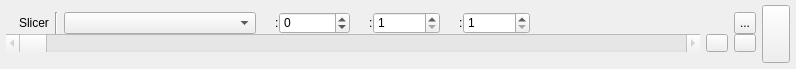
<?xml version="1.0" encoding="UTF-8"?>
<ui version="4.0">
 <class>panel_slicer_pane_main</class>
 <widget class="QWidget" name="panel_slicer_pane_main">
  <property name="styleSheet">
   <string notr="true">QPushButton#button_apply_element { text-align: center; }</string>
  </property>
  <property name="geometry">
   <rect>
    <x>0</x>
    <y>0</y>
    <width>796</width>
    <height>69</height>
   </rect>
  </property>
  <property name="windowTitle">
   <string>Form</string>
  </property>
  <property name="surfaceRole" stdset="0">
   <string>panel</string>
  </property>
  <layout class="QHBoxLayout" name="horizontalLayout">
   <property name="spacing">
    <number>0</number>
   </property>
   <property name="leftMargin">
    <number>6</number>
   </property>
   <property name="topMargin">
    <number>1</number>
   </property>
   <property name="rightMargin">
    <number>6</number>
   </property>
   <property name="bottomMargin">
    <number>6</number>
   </property>
   <item>
    <widget class="QWidget" name="main_container" native="true">
     <layout class="QHBoxLayout" name="horizontalLayout_3">
      <property name="spacing">
       <number>6</number>
      </property>
      <property name="leftMargin">
       <number>0</number>
      </property>
      <property name="topMargin">
       <number>0</number>
      </property>
      <property name="rightMargin">
       <number>0</number>
      </property>
      <property name="bottomMargin">
       <number>0</number>
      </property>
      <item>
       <widget class="QWidget" name="panel_slicer_controls" native="true">
        <property name="sizePolicy">
         <sizepolicy hsizetype="Preferred" vsizetype="Fixed">
          <horstretch>0</horstretch>
          <verstretch>0</verstretch>
         </sizepolicy>
        </property>
        <property name="surfaceRole" stdset="0">
         <string>panel</string>
        </property>
        <layout class="QHBoxLayout" name="layout_horizontal_layout_2">
         <property name="spacing">
          <number>0</number>
         </property>
         <property name="leftMargin">
          <number>0</number>
         </property>
         <property name="topMargin">
          <number>0</number>
         </property>
         <property name="rightMargin">
          <number>0</number>
         </property>
         <property name="bottomMargin">
          <number>0</number>
         </property>
         <item>
          <widget class="QWidget" name="widget" native="true">
           <layout class="QVBoxLayout" name="verticalLayout">
            <property name="spacing">
             <number>0</number>
            </property>
            <property name="leftMargin">
             <number>0</number>
            </property>
            <property name="topMargin">
             <number>0</number>
            </property>
            <property name="rightMargin">
             <number>0</number>
            </property>
            <property name="bottomMargin">
             <number>0</number>
            </property>
            <item>
             <widget class="QWidget" name="panel_slicer_header" native="true">
              <property name="sizePolicy">
               <sizepolicy hsizetype="Preferred" vsizetype="Fixed">
                <horstretch>0</horstretch>
                <verstretch>0</verstretch>
               </sizepolicy>
              </property>
              <property name="surfaceRole" stdset="0">
               <string>panel</string>
              </property>
              <layout class="QHBoxLayout" name="layout_horizontal_layout">
               <property name="spacing">
                <number>6</number>
               </property>
               <property name="leftMargin">
                <number>0</number>
               </property>
               <property name="topMargin">
                <number>0</number>
               </property>
               <property name="rightMargin">
                <number>0</number>
               </property>
               <property name="bottomMargin">
                <number>0</number>
               </property>
               <item>
                <widget class="QLabel" name="label_slicer_icon">
                 <property name="text">
                  <string/>
                 </property>
                 <property name="pixmap">
                  <pixmap>../../shared/icons/material/slicer.svg</pixmap>
                 </property>
                 <property name="iconName" stdset="0">
                  <string>slicer</string>
                 </property>
                 <property name="iconSize" stdset="0">
                  <number>20</number>
                 </property>
                </widget>
               </item>
               <item>
                <widget class="QLabel" name="label_slicer">
                 <property name="sizePolicy">
                  <sizepolicy hsizetype="Fixed" vsizetype="Preferred">
                   <horstretch>0</horstretch>
                   <verstretch>0</verstretch>
                  </sizepolicy>
                 </property>
                 <property name="text">
                  <string>Slicer</string>
                 </property>
                </widget>
               </item>
               <item>
                <widget class="Line" name="line_line">
                 <property name="sizePolicy">
                  <sizepolicy hsizetype="Fixed" vsizetype="Fixed">
                   <horstretch>0</horstretch>
                   <verstretch>0</verstretch>
                  </sizepolicy>
                 </property>
                 <property name="minimumSize">
                  <size>
                   <width>0</width>
                   <height>22</height>
                  </size>
                 </property>
                 <property name="orientation">
                  <enum>Qt::Orientation::Vertical</enum>
                 </property>
                 <property name="separatorRole" stdset="0">
                  <string>inset</string>
                 </property>
                </widget>
               </item>
               <item>
                <widget class="QWidget" name="column_selection" native="true">
                 <layout class="QHBoxLayout" name="horizontalLayout_6">
                  <property name="spacing">
                   <number>0</number>
                  </property>
                  <property name="leftMargin">
                   <number>0</number>
                  </property>
                  <property name="topMargin">
                   <number>0</number>
                  </property>
                  <property name="rightMargin">
                   <number>0</number>
                  </property>
                  <property name="bottomMargin">
                   <number>0</number>
                  </property>
                  <item>
                   <widget class="QComboBox" name="combo_slicer_column">
                    <property name="toolTip">
                     <string>Choose the metadata field to step through.</string>
                    </property>
                    <property name="sizePolicy">
                     <sizepolicy hsizetype="Expanding" vsizetype="Fixed">
                      <horstretch>0</horstretch>
                      <verstretch>0</verstretch>
                     </sizepolicy>
                    </property>
                    <property name="minimumSize">
                     <size>
                      <width>0</width>
                      <height>0</height>
                     </size>
                    </property>
                    <property name="maximumSize">
                     <size>
                      <width>300</width>
                      <height>16777215</height>
                     </size>
                    </property>
                    <property name="sizeAdjustPolicy">
                     <enum>QComboBox::SizeAdjustPolicy::AdjustToContents</enum>
                    </property>
                   </widget>
                  </item>
                 </layout>
                </widget>
               </item>
               <item>
                <widget class="QWidget" name="panel_slicer_start" native="true">
                 <property name="minimumSize">
                  <size>
                   <width>0</width>
                   <height>0</height>
                  </size>
                 </property>
                 <property name="surfaceRole" stdset="0">
                  <string>panel</string>
                 </property>
                 <layout class="QHBoxLayout" name="layout_horizontal_layout_5">
                  <property name="spacing">
                   <number>0</number>
                  </property>
                  <property name="leftMargin">
                   <number>6</number>
                  </property>
                  <property name="topMargin">
                   <number>0</number>
                  </property>
                  <property name="rightMargin">
                   <number>0</number>
                  </property>
                  <property name="bottomMargin">
                   <number>0</number>
                  </property>
                  <item>
                   <widget class="QLabel" name="label_slicer_start_icon">
                    <property name="sizePolicy">
                     <sizepolicy hsizetype="Fixed" vsizetype="Preferred">
                      <horstretch>0</horstretch>
                      <verstretch>0</verstretch>
                     </sizepolicy>
                    </property>
                    <property name="toolTip">
                     <string>start</string>
                    </property>
                    <property name="text">
                     <string/>
                    </property>
                    <property name="pixmap">
                     <pixmap>../../shared/icons/material/start.svg</pixmap>
                    </property>
                    <property name="iconName" stdset="0">
                     <string>start</string>
                    </property>
                    <property name="iconSize" stdset="0">
                     <number>20</number>
                    </property>
                   </widget>
                  </item>
                  <item>
                   <widget class="QLabel" name="label_slicer_start_separator">
                    <property name="text">
                     <string>:</string>
                    </property>
                   </widget>
                  </item>
                  <item alignment="Qt::AlignmentFlag::AlignLeft">
                   <widget class="QSpinBox" name="spin_slicer_start">
                    <property name="toolTip">
                     <string>Set the starting value or position in the sorted field values.</string>
                    </property>
                    <property name="sizePolicy">
                     <sizepolicy hsizetype="Preferred" vsizetype="Fixed">
                      <horstretch>0</horstretch>
                      <verstretch>0</verstretch>
                     </sizepolicy>
                    </property>
                    <property name="minimumSize">
                     <size>
                      <width>60</width>
                      <height>0</height>
                     </size>
                    </property>
                    <property name="minimum">
                     <number>-999999999</number>
                    </property>
                    <property name="maximum">
                     <number>999999999</number>
                    </property>
                    <property name="value">
                     <number>0</number>
                    </property>
                   </widget>
                  </item>
                 </layout>
                </widget>
               </item>
               <item>
                <widget class="QWidget" name="panel_slicer_spread" native="true">
                 <property name="minimumSize">
                  <size>
                   <width>0</width>
                   <height>0</height>
                  </size>
                 </property>
                 <property name="surfaceRole" stdset="0">
                  <string>panel</string>
                 </property>
                 <layout class="QHBoxLayout" name="layout_horizontal_layout_3">
                  <property name="spacing">
                   <number>0</number>
                  </property>
                  <property name="leftMargin">
                   <number>6</number>
                  </property>
                  <property name="topMargin">
                   <number>0</number>
                  </property>
                  <property name="rightMargin">
                   <number>0</number>
                  </property>
                  <property name="bottomMargin">
                   <number>0</number>
                  </property>
                  <item>
                   <widget class="QLabel" name="label_slicer_spread_icon">
                    <property name="sizePolicy">
                     <sizepolicy hsizetype="Fixed" vsizetype="Preferred">
                      <horstretch>0</horstretch>
                      <verstretch>0</verstretch>
                     </sizepolicy>
                    </property>
                    <property name="toolTip">
                     <string>spread</string>
                    </property>
                    <property name="text">
                     <string/>
                    </property>
                    <property name="pixmap">
                     <pixmap>../../shared/icons/material/slicer_spread.svg</pixmap>
                    </property>
                    <property name="iconName" stdset="0">
                     <string>slicer_spread</string>
                    </property>
                    <property name="iconSize" stdset="0">
                     <number>20</number>
                    </property>
                   </widget>
                  </item>
                  <item>
                   <widget class="QLabel" name="label_slicer_spread_separator">
                    <property name="text">
                     <string>:</string>
                    </property>
                   </widget>
                  </item>
                  <item alignment="Qt::AlignmentFlag::AlignLeft">
                   <widget class="QSpinBox" name="spin_slicer_spread">
                    <property name="toolTip">
                     <string>Set the numeric interval width or number of consecutive text values shown.</string>
                    </property>
                    <property name="sizePolicy">
                     <sizepolicy hsizetype="Preferred" vsizetype="Fixed">
                      <horstretch>0</horstretch>
                      <verstretch>0</verstretch>
                     </sizepolicy>
                    </property>
                    <property name="minimumSize">
                     <size>
                      <width>40</width>
                      <height>0</height>
                     </size>
                    </property>
                    <property name="minimum">
                     <number>1</number>
                    </property>
                    <property name="maximum">
                     <number>16777215</number>
                    </property>
                    <property name="value">
                     <number>1</number>
                    </property>
                   </widget>
                  </item>
                 </layout>
                </widget>
               </item>
               <item>
                <widget class="QWidget" name="panel_slicer_steps" native="true">
                 <property name="minimumSize">
                  <size>
                   <width>0</width>
                   <height>0</height>
                  </size>
                 </property>
                 <property name="surfaceRole" stdset="0">
                  <string>panel</string>
                 </property>
                 <layout class="QHBoxLayout" name="layout_horizontal_layout_4">
                  <property name="spacing">
                   <number>0</number>
                  </property>
                  <property name="leftMargin">
                   <number>6</number>
                  </property>
                  <property name="topMargin">
                   <number>0</number>
                  </property>
                  <property name="rightMargin">
                   <number>0</number>
                  </property>
                  <property name="bottomMargin">
                   <number>0</number>
                  </property>
                  <item>
                   <widget class="QLabel" name="label_slicer_steps_icon">
                    <property name="toolTip">
                     <string>steps</string>
                    </property>
                    <property name="text">
                     <string/>
                    </property>
                    <property name="pixmap">
                     <pixmap>../../shared/icons/material/slicer_steps.svg</pixmap>
                    </property>
                    <property name="iconName" stdset="0">
                     <string>slicer_steps</string>
                    </property>
                    <property name="iconSize" stdset="0">
                     <number>20</number>
                    </property>
                   </widget>
                  </item>
                  <item>
                   <widget class="QLabel" name="label_slicer_steps_separator">
                    <property name="text">
                     <string>:</string>
                    </property>
                   </widget>
                  </item>
                  <item alignment="Qt::AlignmentFlag::AlignLeft">
                   <widget class="QSpinBox" name="spin_slicer_steps">
                    <property name="toolTip">
                     <string>Set how far the slice moves with each step.</string>
                    </property>
                    <property name="sizePolicy">
                     <sizepolicy hsizetype="Preferred" vsizetype="Fixed">
                      <horstretch>0</horstretch>
                      <verstretch>0</verstretch>
                     </sizepolicy>
                    </property>
                    <property name="minimumSize">
                     <size>
                      <width>40</width>
                      <height>0</height>
                     </size>
                    </property>
                    <property name="minimum">
                     <number>1</number>
                    </property>
                    <property name="maximum">
                     <number>16777215</number>
                    </property>
                   </widget>
                  </item>
                 </layout>
                </widget>
               </item>
               <item>
                <widget class="QLabel" name="values_label">
                 <property name="sizePolicy">
                  <sizepolicy hsizetype="Expanding" vsizetype="Preferred">
                   <horstretch>0</horstretch>
                   <verstretch>0</verstretch>
                  </sizepolicy>
                 </property>
                 <property name="minimumSize">
                  <size>
                   <width>0</width>
                   <height>0</height>
                  </size>
                 </property>
                 <property name="styleSheet">
                  <string notr="true">font-style: italic</string>
                 </property>
                 <property name="text">
                  <string/>
                 </property>
                 <property name="scaledContents">
                  <bool>true</bool>
                 </property>
                 <property name="alignment">
                  <set>Qt::AlignmentFlag::AlignCenter</set>
                 </property>
                 <property name="wordWrap">
                  <bool>false</bool>
                 </property>
                </widget>
               </item>
               <item>
                <widget class="QToolButton" name="button_slicer_options">
                 <property name="toolTip">
                  <string>Open slicer presets and options.</string>
                 </property>
                 <property name="maximumSize">
                  <size>
                   <width>22</width>
                   <height>22</height>
                  </size>
                 </property>
                 <property name="text">
                  <string>...</string>
                 </property>
                </widget>
               </item>
              </layout>
             </widget>
            </item>
            <item>
             <widget class="QWidget" name="controller_container" native="true">
              <property name="minimumSize">
               <size>
                <width>0</width>
                <height>0</height>
               </size>
              </property>
              <layout class="QHBoxLayout" name="horizontalLayout_5">
               <property name="spacing">
                <number>6</number>
               </property>
               <property name="leftMargin">
                <number>0</number>
               </property>
               <property name="topMargin">
                <number>0</number>
               </property>
               <property name="rightMargin">
                <number>0</number>
               </property>
               <property name="bottomMargin">
                <number>0</number>
               </property>
               <item>
                <widget class="QScrollBar" name="scrollbar_slicer">
                 <property name="toolTip">
                  <string>Move the active slice through the selected field.</string>
                 </property>
                 <property name="enabled">
                  <bool>false</bool>
                 </property>
                 <property name="sizePolicy">
                  <sizepolicy hsizetype="Expanding" vsizetype="Fixed">
                   <horstretch>0</horstretch>
                   <verstretch>0</verstretch>
                  </sizepolicy>
                 </property>
                 <property name="minimumSize">
                  <size>
                   <width>0</width>
                   <height>18</height>
                  </size>
                 </property>
                 <property name="maximumSize">
                  <size>
                   <width>16777215</width>
                   <height>18</height>
                  </size>
                 </property>
                 <property name="maximum">
                  <number>16777215</number>
                 </property>
                 <property name="singleStep">
                  <number>10</number>
                 </property>
                 <property name="orientation">
                  <enum>Qt::Orientation::Horizontal</enum>
                 </property>
                 <property name="invertedControls">
                  <bool>false</bool>
                 </property>
                </widget>
               </item>
               <item>
                <widget class="QToolButton" name="button_backward">
                 <property name="sizePolicy">
                  <sizepolicy hsizetype="Fixed" vsizetype="Fixed">
                   <horstretch>0</horstretch>
                   <verstretch>0</verstretch>
                  </sizepolicy>
                 </property>
                 <property name="maximumSize">
                  <size>
                   <width>22</width>
                   <height>18</height>
                  </size>
                 </property>
                 <property name="toolTip">
                  <string>previous step</string>
                 </property>
                 <property name="text">
                  <string/>
                 </property>
                 <property name="icon">
                  <iconset>
                   <normaloff>../../shared/icons/material/previous.svg</normaloff>../../shared/icons/material/previous.svg</iconset>
                 </property>
                 <property name="iconName" stdset="0">
                  <string>previous</string>
                 </property>
                </widget>
               </item>
               <item>
                <widget class="QToolButton" name="button_forward">
                 <property name="sizePolicy">
                  <sizepolicy hsizetype="Fixed" vsizetype="Fixed">
                   <horstretch>0</horstretch>
                   <verstretch>0</verstretch>
                  </sizepolicy>
                 </property>
                 <property name="maximumSize">
                  <size>
                   <width>22</width>
                   <height>18</height>
                  </size>
                 </property>
                 <property name="toolTip">
                  <string>next step</string>
                 </property>
                 <property name="text">
                  <string/>
                 </property>
                 <property name="icon">
                  <iconset>
                   <normaloff>../../shared/icons/material/next.svg</normaloff>../../shared/icons/material/next.svg</iconset>
                 </property>
                 <property name="iconName" stdset="0">
                  <string>next</string>
                 </property>
                </widget>
               </item>
              </layout>
             </widget>
            </item>
           </layout>
          </widget>
         </item>
        </layout>
       </widget>
      </item>
      <item>
       <widget class="QWidget" name="widget_container_apply_button" native="true">
        <property name="sizePolicy">
         <sizepolicy hsizetype="Fixed" vsizetype="Preferred">
          <horstretch>0</horstretch>
          <verstretch>0</verstretch>
         </sizepolicy>
        </property>
        <layout class="QHBoxLayout" name="horizontalLayout_2">
         <property name="spacing">
          <number>0</number>
         </property>
         <property name="leftMargin">
          <number>0</number>
         </property>
         <property name="topMargin">
          <number>4</number>
         </property>
         <property name="rightMargin">
          <number>0</number>
         </property>
         <property name="bottomMargin">
          <number>0</number>
         </property>
         <item>
          <widget class="QPushButton" name="button_apply_element">
           <property name="sizePolicy">
            <sizepolicy hsizetype="Fixed" vsizetype="Preferred">
             <horstretch>0</horstretch>
             <verstretch>0</verstretch>
            </sizepolicy>
           </property>
           <property name="minimumSize">
            <size>
             <width>0</width>
             <height>0</height>
            </size>
           </property>
           <property name="maximumSize">
            <size>
             <width>28</width>
             <height>16777215</height>
            </size>
           </property>
           <property name="baseSize">
            <size>
             <width>0</width>
             <height>0</height>
            </size>
           </property>
           <property name="toolTip">
            <string>start/pause slicer filter</string>
           </property>
           <property name="autoFillBackground">
            <bool>false</bool>
           </property>
           <property name="text">
            <string/>
           </property>
           <property name="icon">
            <iconset>
             <normaloff>../../shared/icons/material/animation_play.svg</normaloff>
             <normalon>../../shared/icons/material/animation_pause.svg</normalon>../../shared/icons/material/animation_play.svg</iconset>
           </property>
           <property name="iconSize">
            <size>
             <width>22</width>
             <height>22</height>
            </size>
           </property>
           <property name="checkable">
            <bool>true</bool>
           </property>
           <property name="checked">
            <bool>false</bool>
           </property>
           <property name="flat">
            <bool>false</bool>
           </property>
           <property name="iconName" stdset="0">
            <string>animation_play</string>
           </property>
          </widget>
         </item>
        </layout>
       </widget>
      </item>
     </layout>
    </widget>
   </item>
  </layout>
 </widget>
 <resources/>
 <connections/>
</ui>
